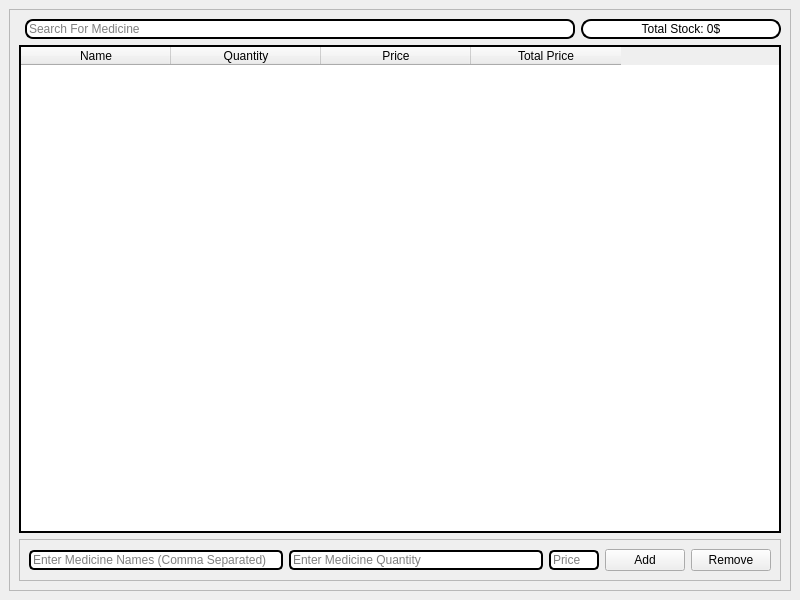
<?xml version="1.0" encoding="UTF-8"?>
<ui version="4.0">
 <class>MainWindow</class>
 <widget class="QMainWindow" name="MainWindow">
  <property name="geometry">
   <rect>
    <x>0</x>
    <y>0</y>
    <width>800</width>
    <height>600</height>
   </rect>
  </property>
  <property name="windowTitle">
   <string>MainWindow</string>
  </property>
  <property name="styleSheet">
   <string notr="true">QWidget#centralwidget{
	border-image: url(:/Background/assets/Background.png);
}</string>
  </property>
  <widget class="QWidget" name="centralwidget">
   <layout class="QVBoxLayout" name="verticalLayout">
    <item>
     <widget class="QFrame" name="frame">
      <property name="frameShape">
       <enum>QFrame::StyledPanel</enum>
      </property>
      <property name="frameShadow">
       <enum>QFrame::Raised</enum>
      </property>
      <layout class="QGridLayout" name="gridLayout">
       <item row="0" column="2" alignment="Qt::AlignRight">
        <widget class="QLabel" name="label">
         <property name="minimumSize">
          <size>
           <width>200</width>
           <height>0</height>
          </size>
         </property>
         <property name="layoutDirection">
          <enum>Qt::LeftToRight</enum>
         </property>
         <property name="styleSheet">
          <string notr="true">background-color: rgb(255,255,255);
border-radius: 10px;
border: 2px solid black;
padding-left: 10px;
padding-right: 10px;</string>
         </property>
         <property name="text">
          <string>Total Stock: 0$</string>
         </property>
         <property name="alignment">
          <set>Qt::AlignCenter</set>
         </property>
         <property name="margin">
          <number>3</number>
         </property>
        </widget>
       </item>
       <item row="5" column="0" colspan="3">
        <widget class="QTableWidget" name="tableWidget">
         <property name="styleSheet">
          <string notr="true">QTableWidget{
border: 2px solid black;
}</string>
         </property>
         <property name="editTriggers">
          <set>QAbstractItemView::NoEditTriggers</set>
         </property>
         <property name="selectionMode">
          <enum>QAbstractItemView::MultiSelection</enum>
         </property>
         <property name="selectionBehavior">
          <enum>QAbstractItemView::SelectRows</enum>
         </property>
         <property name="sortingEnabled">
          <bool>false</bool>
         </property>
         <property name="rowCount">
          <number>0</number>
         </property>
         <property name="columnCount">
          <number>4</number>
         </property>
         <attribute name="horizontalHeaderCascadingSectionResizes">
          <bool>true</bool>
         </attribute>
         <attribute name="horizontalHeaderDefaultSectionSize">
          <number>150</number>
         </attribute>
         <column>
          <property name="text">
           <string>Name</string>
          </property>
         </column>
         <column>
          <property name="text">
           <string>Quantity</string>
          </property>
         </column>
         <column>
          <property name="text">
           <string>Price</string>
          </property>
         </column>
         <column>
          <property name="text">
           <string>Total Price</string>
          </property>
         </column>
        </widget>
       </item>
       <item row="6" column="0" colspan="3">
        <widget class="QFrame" name="frame_2">
         <property name="frameShape">
          <enum>QFrame::StyledPanel</enum>
         </property>
         <property name="frameShadow">
          <enum>QFrame::Raised</enum>
         </property>
         <layout class="QHBoxLayout" name="horizontalLayout">
          <item>
           <widget class="QLineEdit" name="lineEdit">
            <property name="styleSheet">
             <string notr="true">border: 2px solid black;
border-radius: 5px;</string>
            </property>
            <property name="inputMask">
             <string notr="true"/>
            </property>
            <property name="placeholderText">
             <string>Enter Medicine Names (Comma Separated)</string>
            </property>
           </widget>
          </item>
          <item>
           <widget class="QLineEdit" name="lineEdit_2">
            <property name="styleSheet">
             <string notr="true">border: 2px solid black;
border-radius: 5px;</string>
            </property>
            <property name="inputMethodHints">
             <set>Qt::ImhNone</set>
            </property>
            <property name="placeholderText">
             <string>Enter Medicine Quantity</string>
            </property>
           </widget>
          </item>
          <item>
           <widget class="QLineEdit" name="lineEdit_4">
            <property name="maximumSize">
             <size>
              <width>50</width>
              <height>16777215</height>
             </size>
            </property>
            <property name="styleSheet">
             <string notr="true">border: 2px solid black;
border-radius: 5px;</string>
            </property>
            <property name="placeholderText">
             <string>Price</string>
            </property>
           </widget>
          </item>
          <item>
           <widget class="QPushButton" name="add">
            <property name="text">
             <string>Add</string>
            </property>
           </widget>
          </item>
          <item>
           <widget class="QPushButton" name="remove">
            <property name="text">
             <string>Remove</string>
            </property>
           </widget>
          </item>
         </layout>
        </widget>
       </item>
       <item row="0" column="1">
        <widget class="QLineEdit" name="lineEdit_3">
         <property name="styleSheet">
          <string notr="true">border: 2px solid black;
border-radius: 8px;</string>
         </property>
         <property name="placeholderText">
          <string>Search For Medicine</string>
         </property>
        </widget>
       </item>
      </layout>
     </widget>
    </item>
   </layout>
  </widget>
 </widget>
 <resources>
  <include location="resources.qrc"/>
 </resources>
 <connections/>
</ui>
